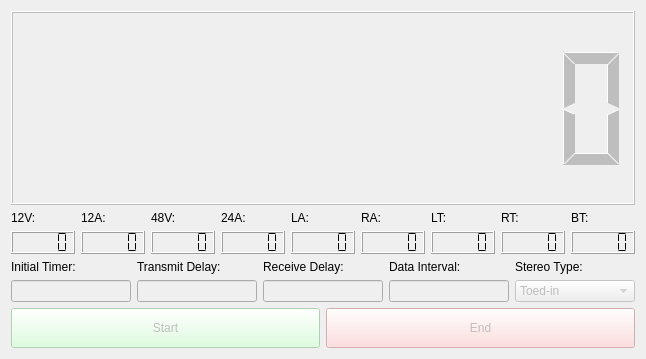
<?xml version="1.0" encoding="UTF-8"?>
<ui version="4.0">
 <class>HelelaniMissionControlClient</class>
 <widget class="QWidget" name="HelelaniMissionControlClient">
  <property name="geometry">
   <rect>
    <x>0</x>
    <y>0</y>
    <width>644</width>
    <height>359</height>
   </rect>
  </property>
  <property name="windowTitle">
   <string>Helelani Mission Control</string>
  </property>
  <layout class="QVBoxLayout" name="verticalLayout">
   <item>
    <widget class="QLCDNumber" name="timer">
     <property name="enabled">
      <bool>false</bool>
     </property>
     <property name="toolTip">
      <string>Mission Timer</string>
     </property>
     <property name="digitCount">
      <number>9</number>
     </property>
    </widget>
   </item>
   <item>
    <layout class="QGridLayout" name="gridLayout_2">
     <item row="0" column="3">
      <widget class="QLabel" name="label_8">
       <property name="toolTip">
        <string>24V Current</string>
       </property>
       <property name="text">
        <string>24A:</string>
       </property>
      </widget>
     </item>
     <item row="1" column="4">
      <widget class="QLCDNumber" name="ampLeft">
       <property name="toolTip">
        <string>Left Motor Current</string>
       </property>
       <property name="segmentStyle">
        <enum>QLCDNumber::Flat</enum>
       </property>
      </widget>
     </item>
     <item row="1" column="7">
      <widget class="QLCDNumber" name="tempRight">
       <property name="toolTip">
        <string>Right Motor Temperature</string>
       </property>
       <property name="segmentStyle">
        <enum>QLCDNumber::Flat</enum>
       </property>
      </widget>
     </item>
     <item row="1" column="0">
      <widget class="QLCDNumber" name="volt12">
       <property name="sizePolicy">
        <sizepolicy hsizetype="Minimum" vsizetype="Fixed">
         <horstretch>0</horstretch>
         <verstretch>0</verstretch>
        </sizepolicy>
       </property>
       <property name="toolTip">
        <string>12V Voltage</string>
       </property>
       <property name="segmentStyle">
        <enum>QLCDNumber::Flat</enum>
       </property>
      </widget>
     </item>
     <item row="0" column="7">
      <widget class="QLabel" name="label_10">
       <property name="toolTip">
        <string>Right Motor Temperature</string>
       </property>
       <property name="text">
        <string>RT:</string>
       </property>
      </widget>
     </item>
     <item row="0" column="4">
      <widget class="QLabel" name="label_9">
       <property name="toolTip">
        <string>Left Motor Current</string>
       </property>
       <property name="text">
        <string>LA:</string>
       </property>
      </widget>
     </item>
     <item row="0" column="5">
      <widget class="QLabel" name="label_12">
       <property name="toolTip">
        <string>Right Motor Current</string>
       </property>
       <property name="text">
        <string>RA:</string>
       </property>
      </widget>
     </item>
     <item row="0" column="2">
      <widget class="QLabel" name="label_7">
       <property name="toolTip">
        <string>48V Voltage</string>
       </property>
       <property name="text">
        <string>48V:</string>
       </property>
      </widget>
     </item>
     <item row="1" column="3">
      <widget class="QLCDNumber" name="amp24">
       <property name="toolTip">
        <string>24V Current</string>
       </property>
       <property name="segmentStyle">
        <enum>QLCDNumber::Flat</enum>
       </property>
      </widget>
     </item>
     <item row="0" column="8">
      <widget class="QLabel" name="label_11">
       <property name="toolTip">
        <string>Electronics Box Temperature</string>
       </property>
       <property name="text">
        <string>BT:</string>
       </property>
      </widget>
     </item>
     <item row="1" column="1">
      <widget class="QLCDNumber" name="amp12">
       <property name="sizePolicy">
        <sizepolicy hsizetype="Minimum" vsizetype="Fixed">
         <horstretch>0</horstretch>
         <verstretch>0</verstretch>
        </sizepolicy>
       </property>
       <property name="toolTip">
        <string>12V Current</string>
       </property>
       <property name="segmentStyle">
        <enum>QLCDNumber::Flat</enum>
       </property>
      </widget>
     </item>
     <item row="0" column="0">
      <widget class="QLabel" name="label_5">
       <property name="sizePolicy">
        <sizepolicy hsizetype="Preferred" vsizetype="Fixed">
         <horstretch>0</horstretch>
         <verstretch>0</verstretch>
        </sizepolicy>
       </property>
       <property name="toolTip">
        <string>12V Voltage</string>
       </property>
       <property name="text">
        <string>12V:</string>
       </property>
      </widget>
     </item>
     <item row="1" column="8">
      <widget class="QLCDNumber" name="tempBox">
       <property name="toolTip">
        <string>Electronics Box Temperature</string>
       </property>
       <property name="segmentStyle">
        <enum>QLCDNumber::Flat</enum>
       </property>
      </widget>
     </item>
     <item row="1" column="2">
      <widget class="QLCDNumber" name="volt48">
       <property name="toolTip">
        <string>48V Voltage</string>
       </property>
       <property name="segmentStyle">
        <enum>QLCDNumber::Flat</enum>
       </property>
      </widget>
     </item>
     <item row="0" column="1">
      <widget class="QLabel" name="label_6">
       <property name="sizePolicy">
        <sizepolicy hsizetype="Preferred" vsizetype="Fixed">
         <horstretch>0</horstretch>
         <verstretch>0</verstretch>
        </sizepolicy>
       </property>
       <property name="toolTip">
        <string>12V Current</string>
       </property>
       <property name="text">
        <string>12A:</string>
       </property>
      </widget>
     </item>
     <item row="0" column="6">
      <widget class="QLabel" name="label_13">
       <property name="toolTip">
        <string>Left Motor Temperature</string>
       </property>
       <property name="text">
        <string>LT:</string>
       </property>
      </widget>
     </item>
     <item row="1" column="5">
      <widget class="QLCDNumber" name="ampRight">
       <property name="toolTip">
        <string>Right Motor Current</string>
       </property>
       <property name="segmentStyle">
        <enum>QLCDNumber::Flat</enum>
       </property>
      </widget>
     </item>
     <item row="1" column="6">
      <widget class="QLCDNumber" name="tempLeft">
       <property name="toolTip">
        <string>Left Motor Temperature</string>
       </property>
       <property name="segmentStyle">
        <enum>QLCDNumber::Flat</enum>
       </property>
      </widget>
     </item>
    </layout>
   </item>
   <item>
    <layout class="QGridLayout" name="gridLayout">
     <item row="0" column="4">
      <widget class="QLabel" name="label_4">
       <property name="sizePolicy">
        <sizepolicy hsizetype="Expanding" vsizetype="Fixed">
         <horstretch>0</horstretch>
         <verstretch>0</verstretch>
        </sizepolicy>
       </property>
       <property name="text">
        <string>Stereo Type:</string>
       </property>
      </widget>
     </item>
     <item row="0" column="0">
      <widget class="QLabel" name="label">
       <property name="sizePolicy">
        <sizepolicy hsizetype="Expanding" vsizetype="Fixed">
         <horstretch>0</horstretch>
         <verstretch>0</verstretch>
        </sizepolicy>
       </property>
       <property name="text">
        <string>Initial Timer:</string>
       </property>
      </widget>
     </item>
     <item row="0" column="1">
      <widget class="QLabel" name="label_2">
       <property name="sizePolicy">
        <sizepolicy hsizetype="Expanding" vsizetype="Fixed">
         <horstretch>0</horstretch>
         <verstretch>0</verstretch>
        </sizepolicy>
       </property>
       <property name="text">
        <string>Transmit Delay:</string>
       </property>
      </widget>
     </item>
     <item row="0" column="2">
      <widget class="QLabel" name="label_3">
       <property name="sizePolicy">
        <sizepolicy hsizetype="Expanding" vsizetype="Fixed">
         <horstretch>0</horstretch>
         <verstretch>0</verstretch>
        </sizepolicy>
       </property>
       <property name="text">
        <string>Receive Delay:</string>
       </property>
      </widget>
     </item>
     <item row="1" column="0">
      <widget class="QLineEdit" name="initialTimerEdit">
       <property name="enabled">
        <bool>false</bool>
       </property>
      </widget>
     </item>
     <item row="1" column="1">
      <widget class="QLineEdit" name="transmitEdit">
       <property name="enabled">
        <bool>false</bool>
       </property>
      </widget>
     </item>
     <item row="1" column="2">
      <widget class="QLineEdit" name="receiveEdit">
       <property name="enabled">
        <bool>false</bool>
       </property>
      </widget>
     </item>
     <item row="1" column="4">
      <widget class="QComboBox" name="stereoType">
       <property name="enabled">
        <bool>false</bool>
       </property>
       <item>
        <property name="text">
         <string>Toed-in</string>
        </property>
       </item>
       <item>
        <property name="text">
         <string>Parallel</string>
        </property>
       </item>
      </widget>
     </item>
     <item row="0" column="3">
      <widget class="QLabel" name="label_14">
       <property name="sizePolicy">
        <sizepolicy hsizetype="Expanding" vsizetype="Fixed">
         <horstretch>0</horstretch>
         <verstretch>0</verstretch>
        </sizepolicy>
       </property>
       <property name="text">
        <string>Data Interval:</string>
       </property>
      </widget>
     </item>
     <item row="1" column="3">
      <widget class="QLineEdit" name="dataIntervalEdit">
       <property name="enabled">
        <bool>false</bool>
       </property>
      </widget>
     </item>
    </layout>
   </item>
   <item>
    <layout class="QHBoxLayout" name="horizontalLayout">
     <item>
      <widget class="QPushButton" name="startButton">
       <property name="enabled">
        <bool>false</bool>
       </property>
       <property name="sizePolicy">
        <sizepolicy hsizetype="Minimum" vsizetype="Fixed">
         <horstretch>0</horstretch>
         <verstretch>0</verstretch>
        </sizepolicy>
       </property>
       <property name="minimumSize">
        <size>
         <width>0</width>
         <height>40</height>
        </size>
       </property>
       <property name="styleSheet">
        <string notr="true">background-color: rgb(213, 255, 215);</string>
       </property>
       <property name="text">
        <string>Start</string>
       </property>
      </widget>
     </item>
     <item>
      <widget class="QPushButton" name="endButton">
       <property name="enabled">
        <bool>false</bool>
       </property>
       <property name="minimumSize">
        <size>
         <width>0</width>
         <height>40</height>
        </size>
       </property>
       <property name="styleSheet">
        <string notr="true">background-color: rgb(255, 211, 211);</string>
       </property>
       <property name="text">
        <string>End</string>
       </property>
      </widget>
     </item>
    </layout>
   </item>
  </layout>
 </widget>
 <resources/>
 <connections/>
</ui>
